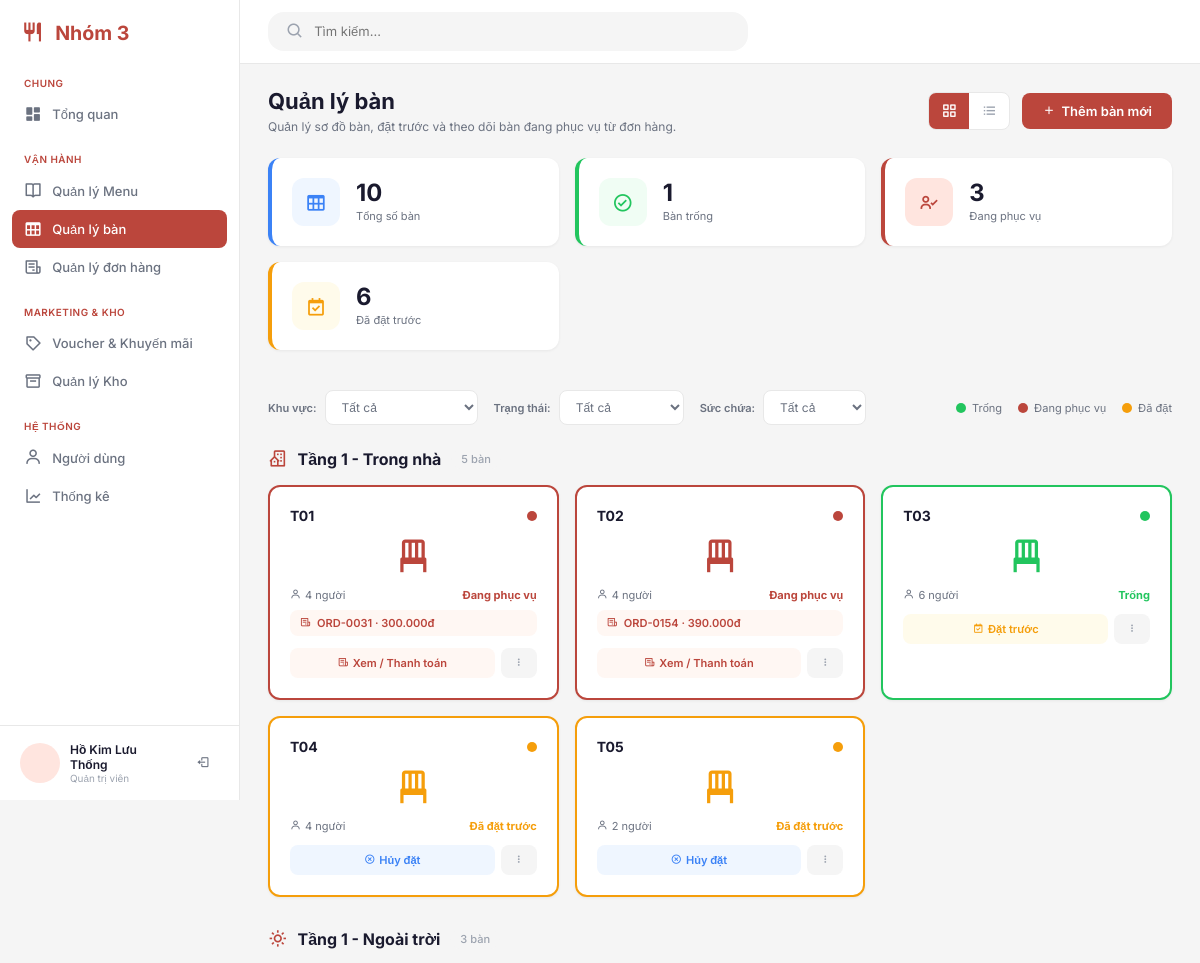
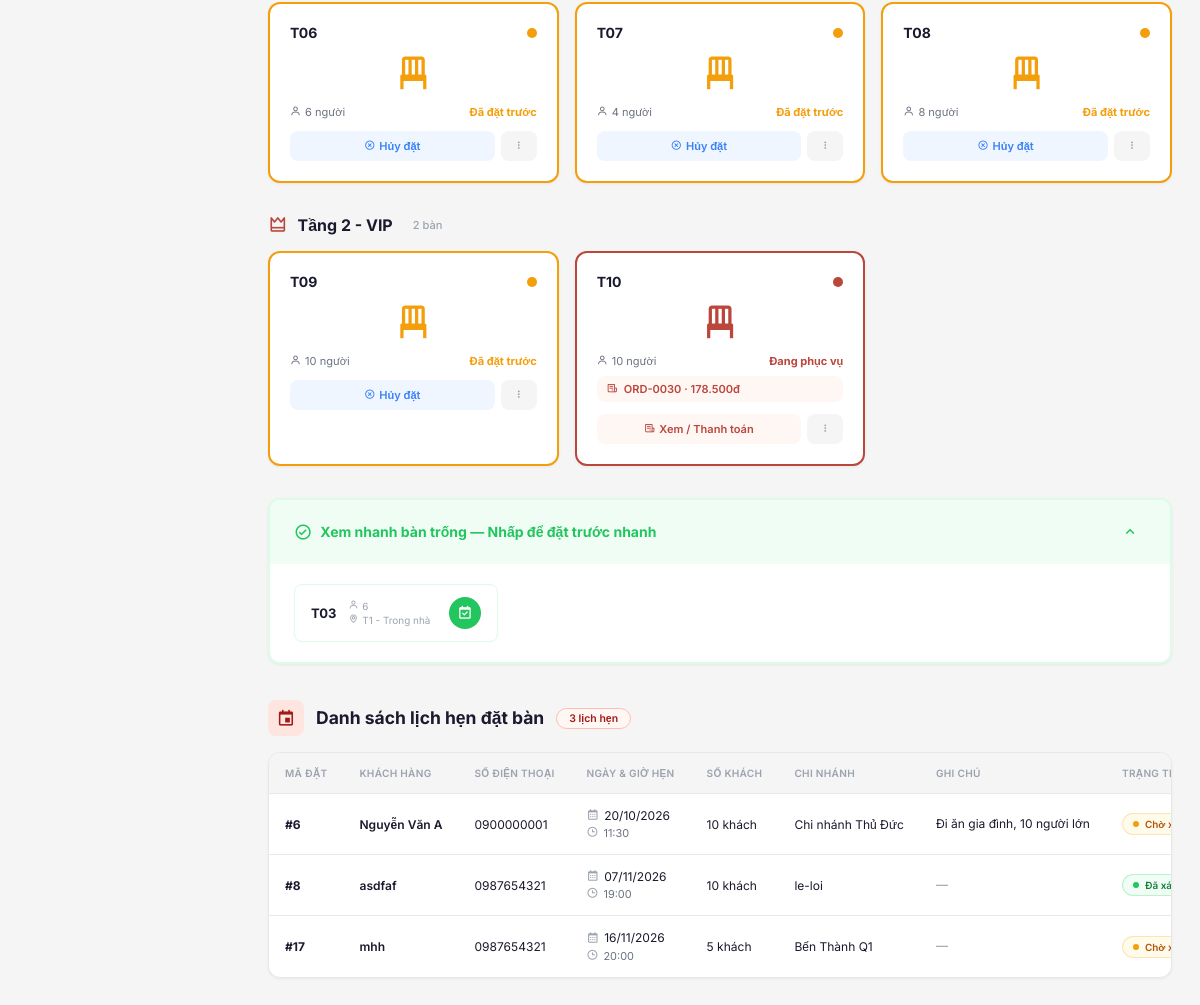
/admin/index.php?page=tables (signed in), run on an earlier commit of the app's database (2 pictures, top to bottom).
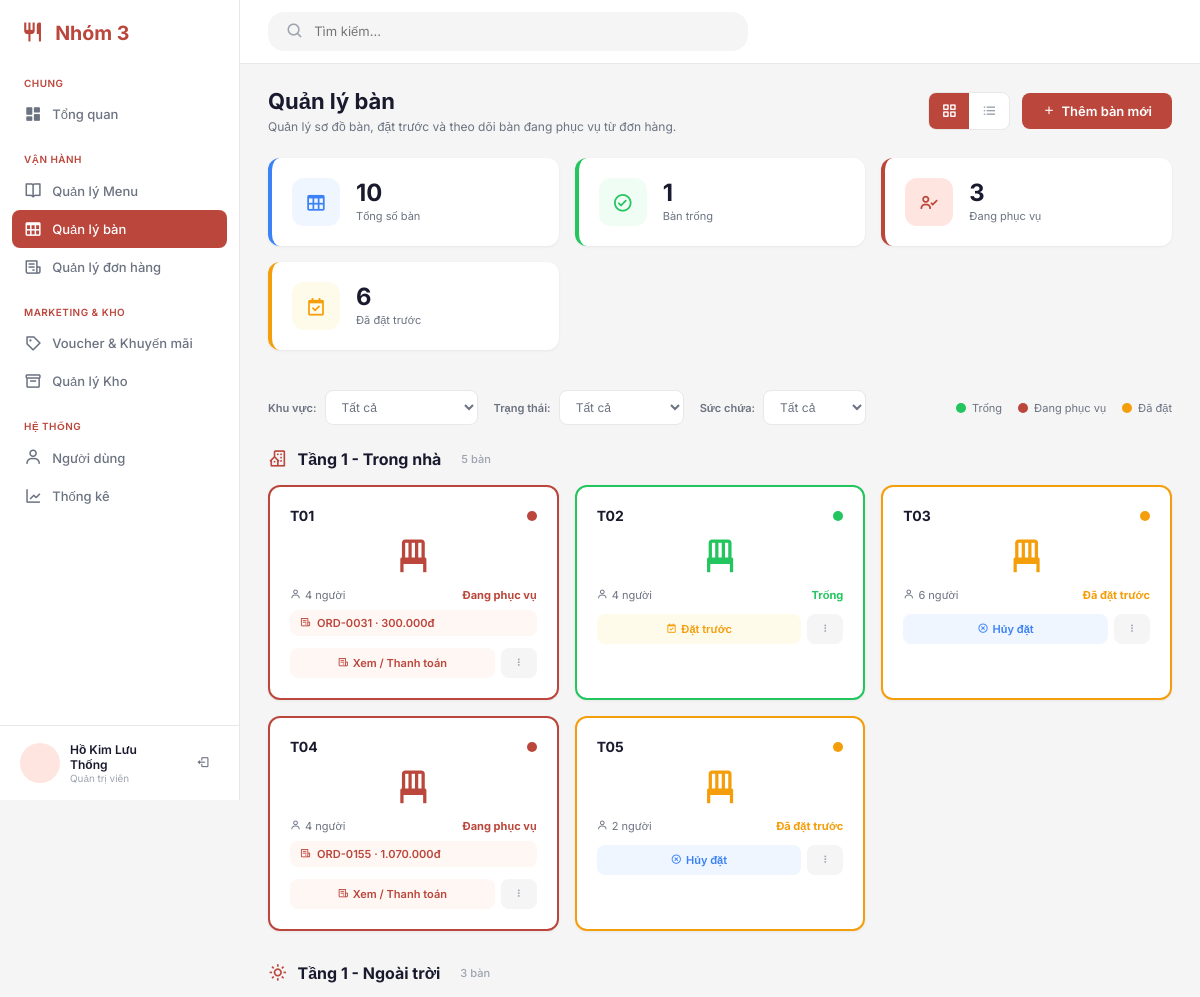
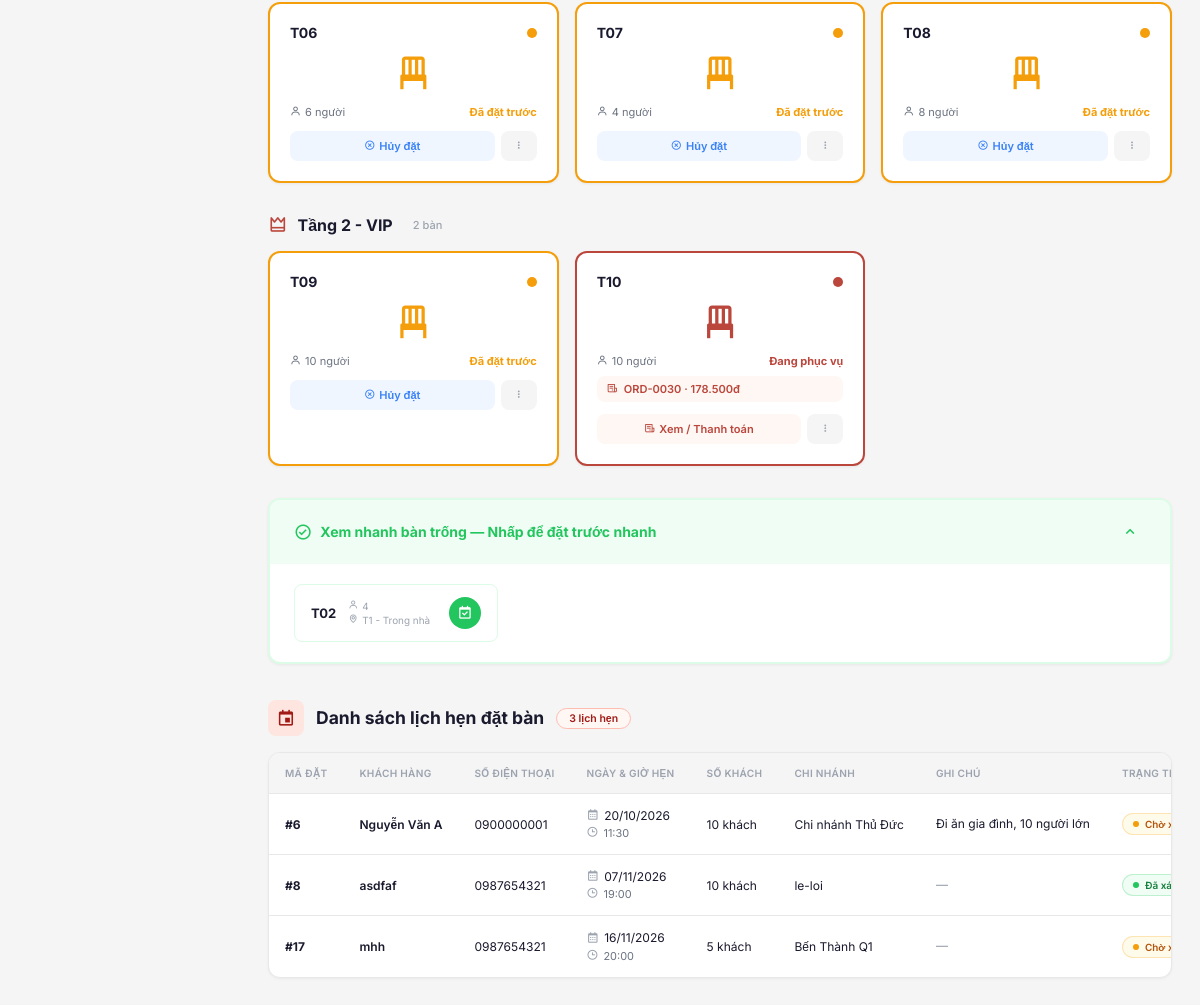
And on a later commit of the database (2 pictures, top to bottom).
### tables this page shows
CREATE TABLE `service_table` (
  `tableId` int(11) NOT NULL,
  `tableNumber` varchar(10) NOT NULL,
  `area` varchar(50) DEFAULT NULL,
  `capacity` int(11) NOT NULL DEFAULT 4,
  `status` varchar(20) NOT NULL DEFAULT 'AVAILABLE',
  `isDeleted` tinyint(1) NOT NULL DEFAULT 0,
  `createdAt` datetime NOT NULL DEFAULT current_timestamp()
);

### admin/index.php (called while the page is built, shortened)
<?php
$page   = $_GET['page'] ?? 'overview';
require_once __DIR__ . "/page/{$page}/index.php";

### admin/page/tables/action.php (called while the page is built, shortened)
<?php
require_once __DIR__ . '/function.php';
$esc = static fn($v) => htmlspecialchars((string)$v, ENT_QUOTES, 'UTF-8');
$rawTables       = table_get_all($conn);
$areaMap      = [
    'Trong nhà'   => ['slug' => 'tang1-trong', 'label' => 'Tầng 1 - Trong nhà', 'icon' => 'bx-building-house'],
    'Ngoài trời'  => ['slug' => 'tang1-ngoai', 'label' => 'Tầng 1 - Ngoài trời', 'icon' => 'bx-sun'],
    'VIP'         => ['slug' => 'tang2-vip',   'label' => 'Tầng 2 - VIP', 'icon' => 'bx-crown'],
    'Phòng riêng' => ['slug' => 'tang2-rieng', 'label' => 'Tầng 2 - Phòng riêng', 'icon' => 'bx-door-open'],
];
$tablesByArea = [];
foreach ($rawTables as $row) {
    $st = $row['status'];
    $areaName       = $row['area'] ?: 'Chưa phân khu';
    $areaInfo       = $areaMap[$areaName] ?? ['slug' => 'khac', 'label' => $areaName, 'icon' => 'bx-map'];
    $orderCode      = (string)($row['activeOrderCode'] ?? '');
    $hasActiveOrder = ($orderCode !== '');
    $orderTotalFmt  = number_format((float)($row['activeOrderTotal'] ?? 0), 0, ',', '.') . 'đ';
    $orderDateFmt   = !empty($row['activeOrderDate']) ? date('H:i d/m/Y', strtotime($row['activeOrderDate'])) : '—';
    $item = [
        'id'                 => (int)$row['tableId'],
        'tableNumber'        => $esc($row['tableNumber']),
        'area'               => $esc($row['area']),
        'capacity'           => (int)$row['capacity'],
        'status'             => $st,
        'statusClass'        => $esc($row['statusClass']),
        'statusLabel'        => $esc($row['statusLabel']),
        'zone'               => $esc($areaInfo['slug']),
        'hasActiveOrder'     => $hasActiveOrder,
        'activeOrderCode'    => $esc($orderCode),
        'activeOrderInfo'    => $hasActiveOrder ? $esc($orderCode . ' · ' . $orderTotalFmt) : '—',
        'activeOrderDate'    => $esc($orderDateFmt),
        'activeOrderHref'    => $hasActiveOrder ? 'index.php?page=orders&amp;view=' . urlencode($orderCode) : '',
        'activeOrderJsHref'  => $hasActiveOrder ? 'index.php?page=orders&view=' . urlencode($orderCode) : '',
    ];
    $tablesByArea[$areaName][] = $item;
}
$viewAreaGroups    = [];
foreach ($tablesByArea as $areaName => $groupTables) {
    $areaInfo = $areaMap[$areaName] ?? ['slug' => 'khac', 'label' => $areaName, 'icon' => 'bx-map'];
    $viewAreaGroups[] = [
        'icon'   => $esc($areaInfo['icon']),
        'label'  => $esc($areaInfo['label']),
        'count'  => count($groupTables),
        'tables' => $groupTables,
    ];
}

### admin/page/tables/function.php (called while the page is built, shortened)
<?php
function table_get_all($conn)
{
    $sql = "SELECT * FROM service_table
            WHERE isDeleted = 0
            ORDER BY tableId";
    $result = $conn->query($sql);
    $tables = $result ? $result->fetch_all(MYSQLI_ASSOC) : [];
    $activeByTable = [];
    $orderRes = $conn->query(
        "SELECT o.tableId, o.orderId, o.status, o.totalAmount, o.orderDate, c.customerName
         FROM orders o
         LEFT JOIN customer c ON o.customerId = c.customerId
         WHERE o.tableId IS NOT NULL
           AND o.status IN ('OPEN', 'PENDING', 'COOKING', 'SERVING', 'PENDING_PAY')
         ORDER BY o.orderId DESC"
    );
    if ($orderRes) {
        while ($row = $orderRes->fetch_assoc()) {
            $tid = (int)$row['tableId'];
            if (!isset($activeByTable[$tid])) {
                $activeByTable[$tid] = $row;
            }
        }
    }
    $statusLabels = [
        'AVAILABLE' => 'Trống',
        'OCCUPIED'  => 'Đang phục vụ',
        'RESERVED'  => 'Đã đặt trước',
    ];
    foreach ($tables as &$table) {
        $tid    = (int)$table['tableId'];
        $status = strtoupper((string)($table['status'] ?? 'AVAILABLE'));
        $active = $activeByTable[$tid] ?? null;
    }
    return $tables;
}

### admin/page/tables/index.php (the view, shortened to what the changed rows need)
<?php
require_once __DIR__ . "/action.php";
include_once __DIR__ . '/../../../layouts/admin_header.php';
?>
<div class="page-title">
    <div>
        <h1 class="page-title__heading">Quản lý bàn</h1>
    </div>
</div>
<div class="tables-view tables-view--grid active" id="gridView">
    <?php foreach ($viewAreaGroups as $group): ?>
        <div class="zone-section">
            <div class="zone-section__header">
                <div class="zone-section__title">
                    <i class="bx <?= $group['icon'] ?>"></i>
                    <h2><?= $group['label'] ?></h2>
                    <span class="zone-section__count"><?= $group['count'] ?> bàn</span>
                </div>
            </div>
            <div class="tables-grid">
                <?php foreach ($group['tables'] as $table): ?>
                    <div class="table-card table-card--<?= $table['statusClass'] ?>"
                        data-id="<?= $table['id'] ?>"
                        data-zone="<?= $table['zone'] ?>"
                        data-area="<?= $table['area'] ?>"
                        data-status="<?= $table['statusClass'] ?>"
                        data-capacity="<?= $table['capacity'] ?>"
                        data-active-order="<?= $table['activeOrderCode'] ?>">
                        <div class="table-card__header"><span class="table-card__number"><?= $table['tableNumber'] ?></span>
                            <div class="table-card__status-dot"></div>
                        </div>
                        <div class="table-card__icon"><i class="bx bx-chair"></i></div>
                        <div class="table-card__info">
                            <span class="table-card__capacity"><i class="bx bx-user"></i> <?= $table['capacity'] ?> người</span>
                            <span class="table-card__status-text"><?= $table['statusLabel'] ?></span>
                        </div>
                        <?php if ($table['hasActiveOrder']): ?>
                            <div class="table-card__time">
                                <i class="bx bx-receipt"></i>
                                <span><?= $table['activeOrderInfo'] ?></span>
                            </div>
                        <?php endif; ?>
                        <div class="table-card__actions">
                            <?php if ($table['status'] === 'AVAILABLE'): ?>
                                <button class="table-card__btn table-card__btn--checkin" onclick="changeStatus(<?= $table['id'] ?>, 'RESERVED')"><i class="bx bx-calendar-check"></i> Đặt trước</button>
                            <?php elseif ($table['status'] === 'RESERVED'): ?>
                                <button class="table-card__btn table-card__btn--restore" onclick="changeStatus(<?= $table['id'] ?>, 'AVAILABLE')"><i class="bx bx-x-circle"></i> Hủy đặt</button>
                            <?php elseif ($table['hasActiveOrder']): ?>
                                <a class="table-card__btn table-card__btn--bill" href="<?= $table['activeOrderHref'] ?>"><i class="bx bx-receipt"></i> Xem / Thanh toán</a>
                            <?php else: ?>
                                <button class="table-card__btn table-card__btn--restore" onclick="changeStatus(<?= $table['id'] ?>, 'AVAILABLE')"><i class="bx bx-check-circle"></i> Mở bàn trống</button>
                            <?php endif; ?>
                            <button class="table-card__btn table-card__btn--more" onclick="toggleMenu(<?= $table['id'] ?>)"><i class="bx bx-dots-vertical-rounded"></i></button>
                        </div>
                    </div>
                <?php endforeach; ?>
            </div>
        </div>
    <?php endforeach; ?>
</div>
<div class="quick-available" id="quickAvailable">
    <div class="quick-available__body" id="quickAvailableBody">
        <div class="quick-available__grid" id="quickGrid">
        </div>
    </div>
</div>
<div class="reservation-section" id="reservationsSection">
    <div class="reservation-section__header">
        <div class="reservation-section__title">
            <h2>Danh sách lịch hẹn đặt bàn</h2>
        </div>
    </div>
    <div class="list-card reservation-card">
        <div class="table-wrapper">
            <table class="tables-table reservation-table" id="resTable">
                <thead>
                    <tr>
                        <th>MÃ ĐẶT</th>
                        <th>KHÁCH HÀNG</th>
                        <th>SỐ ĐIỆN THOẠI</th>
                        <th>NGÀY & GIỜ HẸN</th>
                        <th>SỐ KHÁCH</th>
                        <th>CHI NHÁNH</th>
                        <th>GHI CHÚ</th>
                        <th>TRẠNG THÁI</th>
                    </tr>
                </thead>
            </table>
        </div>
    </div>
</div>
</main>
</div>
</body>
</html>

What changed in the data, as far as the page shows it:
changed service_table (number 2 of 10 on the later page): statusLabel "Đang phục vụ" → "Trống"; status "OCCUPIED" → "AVAILABLE" (drawn)
changed service_table (number 3 of 10 on the later page): statusLabel "Trống" → "Đã đặt trước"; status "AVAILABLE" → "RESERVED" (drawn)
changed service_table (number 4 of 10 on the later page): statusLabel "Đã đặt trước" → "Đang phục vụ"; status "RESERVED" → "OCCUPIED" (drawn)
Also different on the page:
text written by a page script: "T03 6 T1 - Trong nhà" → "T02 4 T1 - Trong nhà"
list line gone: "ORD-0154 · 390.000đ Xem / Thanh toán"
new list line: "Đặt trước"
list line gone: "Đặt trước"
new list line: "Hủy đặt"
list line gone: "Hủy đặt"
new list line: "ORD-0155 · 1.070.000đ Xem / Thanh toán"
